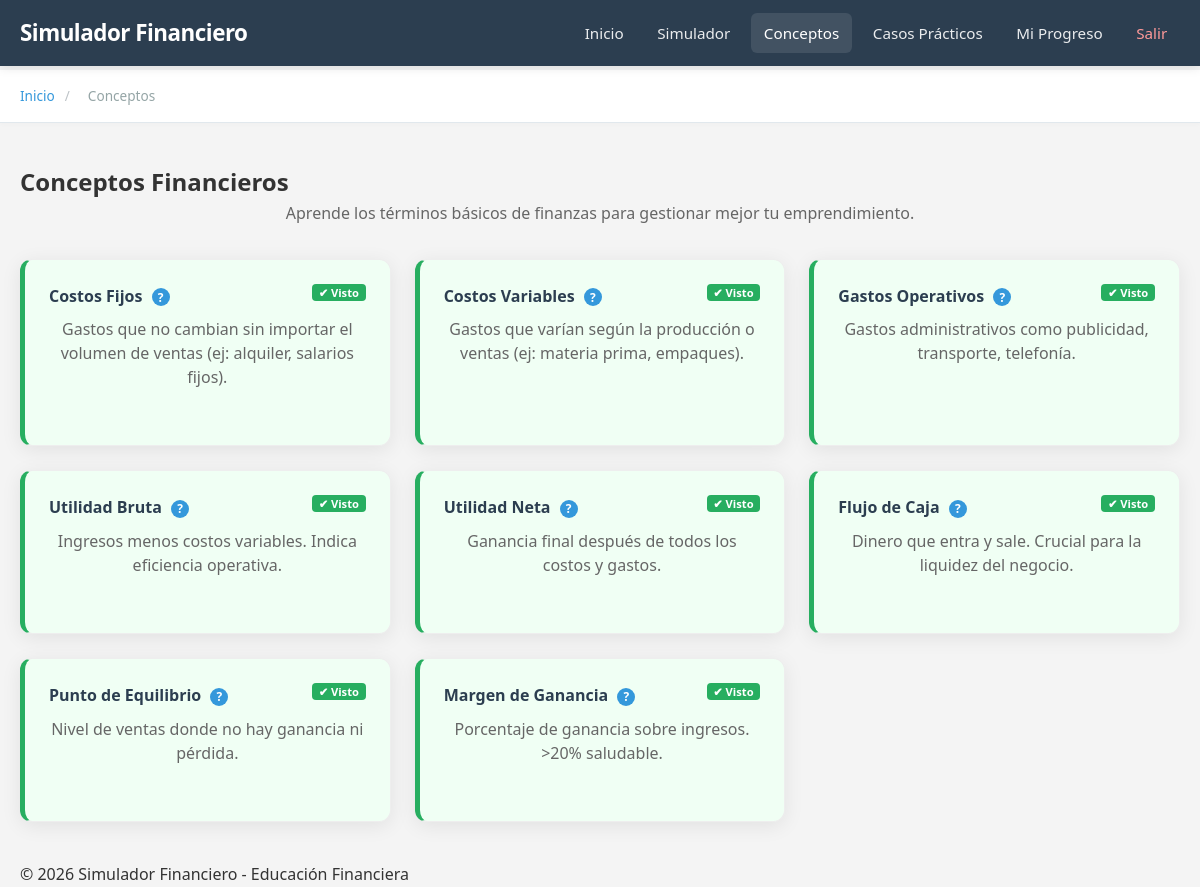
Page /conceptos (signed in) on the committed database.
### app/models.py (models this page shows)
class Concept(db.Model):
    id = db.Column(db.Integer, primary_key=True)
    title = db.Column(db.String(100), nullable=False)
    description = db.Column(db.Text, nullable=False)
    help_icon_id = db.Column(db.String(50)) # e.g. 'costos-fijos'

### app/routes.py (the view)
@main.route('/conceptos')
@login_required
def conceptos():
    concepts = Concept.query.all()
    completed_ids = [c.concept_id for c in UserConcept.query.filter_by(user_id=current_user.id).all()]
    return render_template('conceptos.html', concepts=concepts, completed_ids=completed_ids)

### app/__init__.py (called while the page is built)
def create_app():
    app = Flask(__name__,
                template_folder='../templates',
                static_folder='../static')
    app.config['SECRET_KEY'] = 'dev-key-123' # Change in production
    app.config['SQLALCHEMY_DATABASE_URI'] = 'sqlite:///finance.db'
    app.config['SQLALCHEMY_TRACK_MODIFICATIONS'] = False
    db.init_app(app)
    login_manager = LoginManager()
    login_manager.login_view = 'auth.login'
    login_manager.init_app(app)
    @login_manager.user_loader
    def load_user(user_id):
        return User.query.get(int(user_id))
    from .routes import main as main_blueprint
    app.register_blueprint(main_blueprint)
    from .auth import auth as auth_blueprint
    app.register_blueprint(auth_blueprint)
    return app

### templates/conceptos.html (shortened to what this page needs)
{% extends "base.html" %}
{% block breadcrumb %}
<div class="breadcrumb">
    <div class="container">
        <a href="/">Inicio</a> <span class="separator">/</span> <span class="current">Conceptos</span>
    </div>
</div>
{% endblock %}
{% block content %}
<section class="section">
    <div class="container">
        <h2>Conceptos Financieros</h2>
        <p>Aprende los términos básicos de finanzas para gestionar mejor tu emprendimiento.</p>
        <div class="concepts-grid">
            {% for concept in concepts %}
            <div class="concept-card {{ 'completed' if concept.id in completed_ids }}" data-concept-id="{{ concept.id }}">
                <h4>
                    {{ concept.title }}
                    <span class="help-icon" data-concept="{{ concept.help_icon_id }}">?</span>
                    {% if concept.id in completed_ids %}
                    <span class="badge badge-success" style="float: right; font-size: 0.7rem;">✔ Visto</span>
                    {% endif %}
                </h4>
                <p>{{ concept.description }}</p>
            </div>
            {% endfor %}
        </div>
    </div>
</section>
{% endblock %}

### templates/base.html (shortened to what this page needs)
<!DOCTYPE html>
<html lang="es">
<head>
    <link rel="stylesheet" href="{{ url_for('static', filename='styles.css') }}">
    <link rel="stylesheet" href="https://cdnjs.cloudflare.com/ajax/libs/font-awesome/6.5.1/css/all.min.css">
</head>
<body>
    <header>
        <nav class="container">
            <div class="nav-container">
                <div class="nav-logo">
                    <h1><a href="/">Simulador Financiero</a></h1>
                </div>
                <ul class="nav-menu">
                    <li><a href="/" class="{% if request.path == '/' %}active{% endif %}">Inicio</a></li>
                    <li><a href="/simulador" class="{% if '/simulador' in request.path %}active{% endif %}">Simulador</a></li>
                    {% if current_user.is_authenticated %}
                    <li><a href="/conceptos" class="{% if '/conceptos' in request.path %}active{% endif %}">Conceptos</a></li>
                    <li><a href="/casos" class="{% if '/casos' in request.path %}active{% endif %}">Casos Prácticos</a></li>
                    <li><a href="{{ url_for('main.dashboard') }}" class="{% if '/dashboard' in request.path %}active{% endif %}">Mi Progreso</a></li>
                    <li><a href="{{ url_for('auth.logout') }}" class="logout-link">Salir</a></li>
                    {% else %}
                    <li><a href="{{ url_for('auth.login') }}">Entrar</a></li>
                    <li><a href="{{ url_for('auth.signup') }}" class="btn-signup">Regístrate</a></li>
                    {% endif %}
                </ul>
            </div>
        </nav>
    </header>
    {% block breadcrumb %}{% endblock %}
    <main>
        {% block content %}{% endblock %}
    </main>
    <footer>
        <div class="container">
            <p>&copy; 2026 Simulador Financiero - Educación Financiera</p>
        </div>
    </footer>
</body>
</html>

### static/styles.css (style rules this page uses)
* { margin: 0; padding: 0; box-sizing: border-box; }
body { font-family: 'Segoe UI', Tahoma, Geneva, Verdana, sans-serif; line-height: 1.6; color: #333; background-color: #f4f4f4; padding-top: 70px; }
.container { max-width: 1200px; margin: 0 auto; padding: 0 20px; }
header { background-color: #2c3e50; color: white; padding: 0.8rem 0; position: fixed; width: 100%; top: 0; z-index: 1000; box-shadow: 0 2px 10px rgba(0,0,0,0.1); }
.nav-container { display: flex; justify-content: space-between; align-items: center; width: 100%; }
.nav-logo h1 { font-size: 1.4rem; margin: 0; }
.nav-logo a { color: white; text-decoration: none; font-weight: bold; letter-spacing: -0.5px; }
.nav-menu { list-style: none; display: flex; align-items: center; gap: 0.5rem; margin: 0; padding: 0; }
.nav-menu li { display: flex; align-items: center; }
.nav-menu a { color: rgba(255, 255, 255, 0.9); text-decoration: none; padding: 0.5rem 0.8rem; border-radius: 6px; font-size: 0.95rem; transition: all 0.2s ease; white-space: nowrap; }
.nav-menu a:hover, .nav-menu a.active { background-color: rgba(255, 255, 255, 0.1); color: white; }
.logout-link { color: #ff9999 !important; }
.breadcrumb { background-color: #ffffff; padding: 15px 0; font-size: 0.85rem; border-bottom: 1px solid #e1e8ed; box-shadow: 0 2px 4px rgba(0,0,0,0.02); }
.breadcrumb .container { display: flex; align-items: center; }
.breadcrumb a { color: #3498db; text-decoration: none; transition: color 0.2s; }
.breadcrumb span.current { color: #95a5a6; margin-left: 8px; }
.breadcrumb .separator { margin: 0 10px; color: #bdc3c7; font-weight: 300; }
.section { padding: 40px 0; background-color: transparent; margin-top: 0; }
.section p { text-align: center; margin-bottom: 2rem; color: #666; }
.help-icon { display: inline-flex; align-items: center; justify-content: center; width: 18px; height: 18px; background-color: #3498db; color: white; border-radius: 50%; font-size: 12px; cursor: pointer; margin-left: 5px; vertical-align: middle; font-weight: bold; transition: transform 0.2s ease, background-color 0.2s ease; }
.concepts-grid, .cases-grid { display: grid; grid-template-columns: repeat(auto-fit, minmax(300px, 1fr)); gap: 1.5rem; margin-top: 2rem; }
.concept-card, .case-card { background-color: white; padding: 1.5rem; border-radius: 12px; box-shadow: 0 4px 20px rgba(0, 0, 0, 0.08); border: 1px solid #eee; transition: transform 0.3s ease, box-shadow 0.3s ease, border-color 0.3s ease; }
.concept-card h4, .case-card h4 { color: #2c3e50; margin-bottom: 0.5rem; }
.concept-card p, .case-card p { color: #666; line-height: 1.5; }
.concept-card.completed, .case-card.completed { border-left: 5px solid #27ae60; background-color: #f0fff4; }
.badge { display: inline-block; padding: 0.25em 0.6em; font-size: 75%; font-weight: 700; line-height: 1; text-align: center; white-space: nowrap; vertical-align: baseline; border-radius: 0.25rem; }
.badge-success { color: #fff; background-color: #27ae60; }

### rows in the picture
Concept: title "Costos Fijos", shows "✔ Visto", description "Gastos que no cambian sin importar el volumen de ventas (ej: alquiler, salarios fijos)."
Concept: title "Costos Variables", shows "✔ Visto", description "Gastos que varían según la producción o ventas (ej: materia prima, empaques)."
Concept: title "Gastos Operativos", shows "✔ Visto", description "Gastos administrativos como publicidad, transporte, telefonía."
Concept: title "Utilidad Bruta", shows "✔ Visto", description "Ingresos menos costos variables. Indica eficiencia operativa."
Concept: title "Utilidad Neta", shows "✔ Visto", description "Ganancia final después de todos los costos y gastos."
Concept: title "Flujo de Caja", shows "✔ Visto", description "Dinero que entra y sale. Crucial para la liquidez del negocio."
Concept: title "Punto de Equilibrio", shows "✔ Visto", description "Nivel de ventas donde no hay ganancia ni pérdida."
Concept: title "Margen de Ganancia", shows "✔ Visto", description "Porcentaje de ganancia sobre ingresos. >20% saludable."
